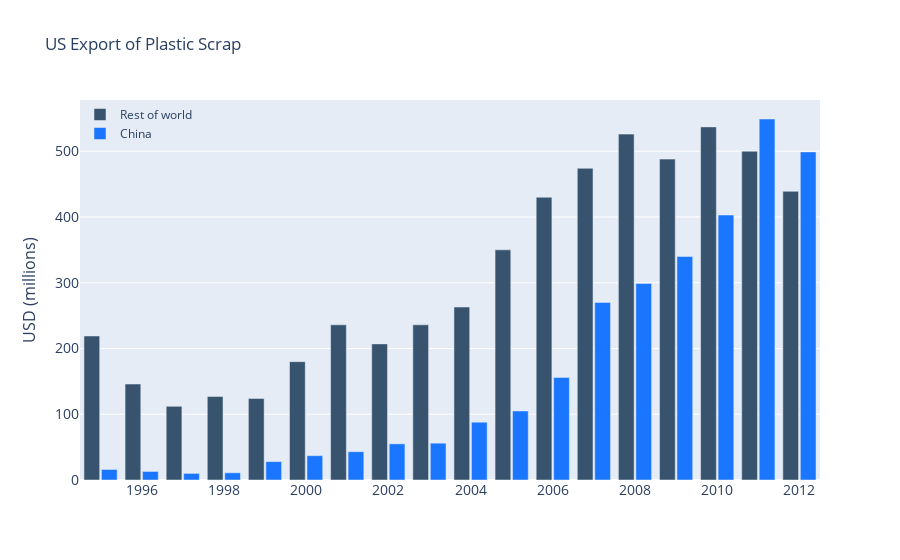

The notebook cell this image was saved under:
### Code cell
import plotly.graph_objects as go

years = [1995, 1996, 1997, 1998, 1999, 2000, 2001, 2002, 2003,
         2004, 2005, 2006, 2007, 2008, 2009, 2010, 2011, 2012]

fig = go.Figure()
fig.add_trace(go.Bar(x=years,
                y=[219, 146, 112, 127, 124, 180, 236, 207, 236, 263,
                   350, 430, 474, 526, 488, 537, 500, 439],
                name='Rest of world',
                marker_color='rgb(55, 83, 109)'
                ))
fig.add_trace(go.Bar(x=years,
                y=[16, 13, 10, 11, 28, 37, 43, 55, 56, 88, 105, 156, 270,
                   299, 340, 403, 549, 499],
                name='China',
                marker_color='rgb(26, 118, 255)'
                ))

fig.update_layout(
    title='US Export of Plastic Scrap',
    xaxis_tickfont_size=14,
    yaxis=dict(
        title='USD (millions)',
        titlefont_size=16,
        tickfont_size=14,
    ),
    legend=dict(
        x=0,
        y=1.0,
        bgcolor='rgba(255, 255, 255, 0)',
        bordercolor='rgba(255, 255, 255, 0)'
    ),
    barmode='group',
    bargap=0.15, # gap between bars of adjacent location coordinates.
    bargroupgap=0.1 # gap between bars of the same location coordinate.
)
fig.show()

### Figure 1 — Plotly figure (JSON) as saved in the notebook; plotly's stock layout.template omitted (floating-point values rounded to 4 significant figures)
{"data": [{"marker": {"color": "rgb(55, 83, 109)"}, "name": "Rest of world", "type": "bar", "x": [1995, 1996, 1997, 1998, 1999, 2000, 2001, 2002, 2003, 2004, 2005, 2006, 2007, 2008, 2009, 2010, 2011, 2012], "y": [219, 146, 112, 127, 124, 180, 236, 207, 236, 263, 350, 430, 474, 526, 488, 537, 500, 439]}, {"marker": {"color": "rgb(26, 118, 255)"}, "name": "China", "type": "bar", "x": [1995, 1996, 1997, 1998, 1999, 2000, 2001, 2002, 2003, 2004, 2005, 2006, 2007, 2008, 2009, 2010, 2011, 2012], "y": [16, 13, 10, 11, 28, 37, 43, 55, 56, 88, 105, 156, 270, 299, 340, 403, 549, 499]}], "layout": {"bargap": 0.15, "bargroupgap": 0.1, "barmode": "group", "legend": {"bgcolor": "rgba(255, 255, 255, 0)", "bordercolor": "rgba(255, 255, 255, 0)", "x": 0, "y": 1}, "title": {"text": "US Export of Plastic Scrap"}, "xaxis": {"tickfont": {"size": 14}}, "yaxis": {"tickfont": {"size": 14}, "title": {"font": {"size": 16}, "text": "USD (millions)"}}}}
